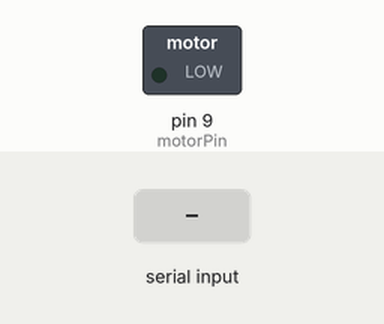
Simulated run of this sketch. Board: Arduino Uno, built with avr-gcc and run on an emulated ATmega328P. Shown: switched loads named in the sketch (green lamp = pin HIGH). The test bench sets the inputs (shaded band). What the sketch prints to the serial monitor is not drawn.

Above: at 1.2 s.
1.3 s: "B" received over the second serial link
At 2.1 s:
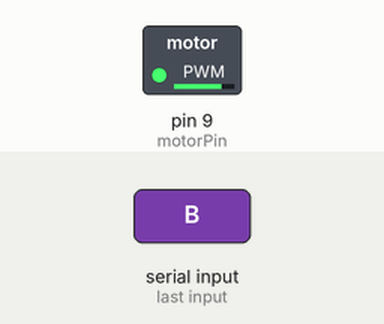
3.8 s: "A" received over the second serial link
5.3 s: "1" received over the second serial link
6.8 s: "0" received over the second serial link
Timing chart, 0 to 9.3 s (numbered marks = the images above; inputs shaded):
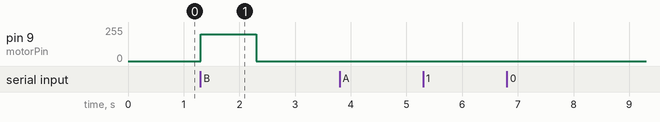

Measured:
- after the input at 1.3 s, pin 9 (motorPin): 0/255 → 200/255 at once, → 0/255 1.0 s later
- after the input at 3.8 s, every drawn part: stays the same
- after the input at 5.3 s, every drawn part: stays the same
- after the input at 6.8 s, every drawn part: stays the same

The sketch:

bluetooth_motor.ino
```cpp
#include <SoftwareSerial.h>

const int motorPin = 9;
int blueTx=4;
int blueRx=5;
SoftwareSerial mySerial(blueTx, blueRx);
String myString="";

void setup() {
  Serial.begin(9600);
  mySerial.begin(9600);
}

void loop() {
  while(mySerial.available())
  {
    char myChar = (char)mySerial.read();
    myString+=myChar;
    delay(5);
  }

    if (mySerial.available()) { //블루투스에서 넘어온 데이터가 있다면
    Serial.write(mySerial.read()); //시리얼모니터에 데이터를 출력
  }
  if (Serial.available()) {    //시리얼모니터에 입력된 데이터가 있다면
    mySerial.write(Serial.read());  //블루투스를 통해 입력된 데이터 전달
  }

  if(myString.equals("A")){
  analogWrite(9, 200);
  delay(3000);
  analogWrite(9, 0);
  }
  if(myString.equals("A")){
  analogWrite(9, 200);
  delay(3000);
  analogWrite(9, 0);
  }

  else if(myString.equals("B")){
  analogWrite(9, 200);
  delay(1000);
  analogWrite(9 , 0);
  }

  if(!myString.equals(""))
  {
    Serial.println("input value: "+myString);

    myString="";
  }

}
```
